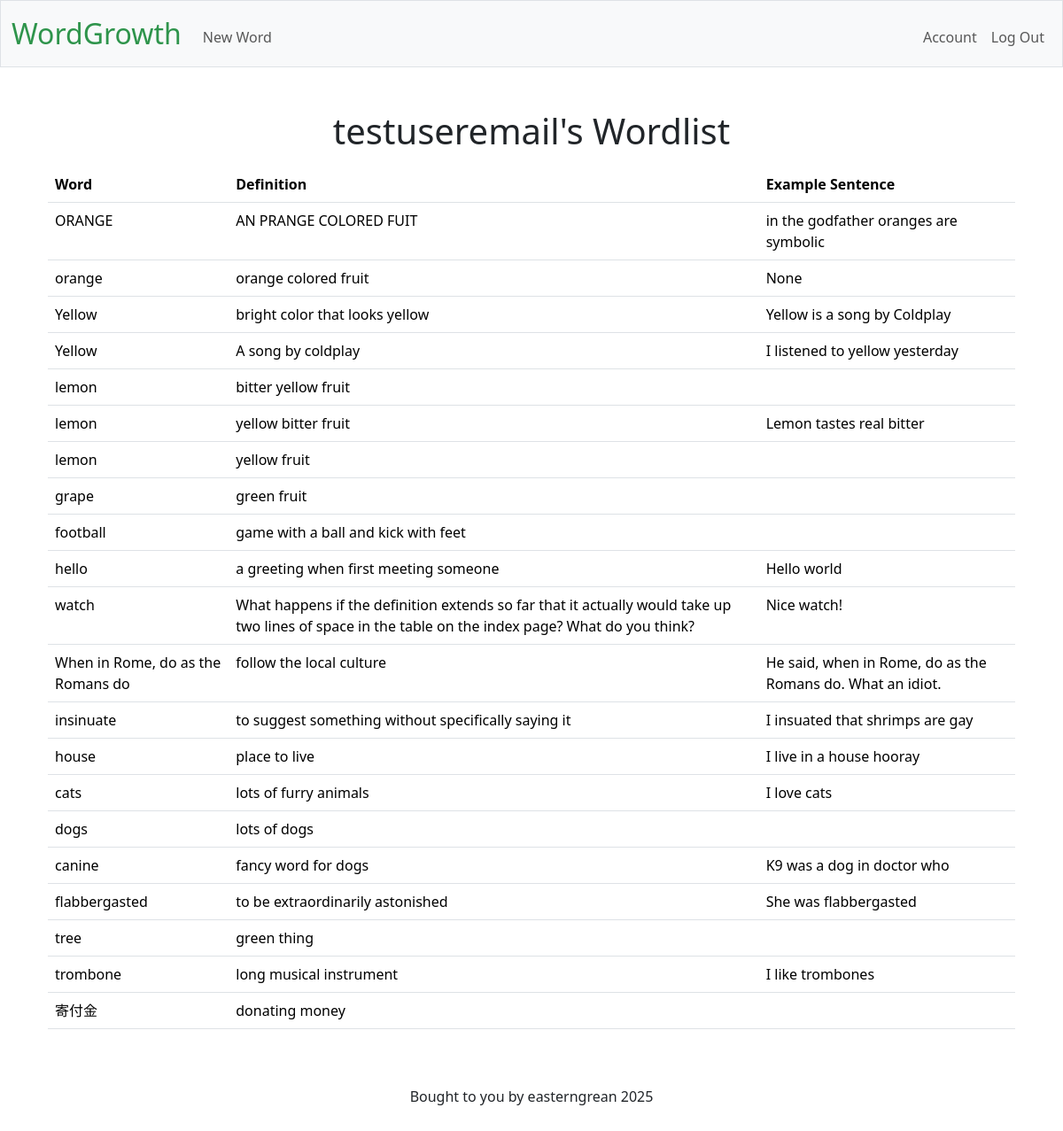
Page / (signed in) on the earlier database version.
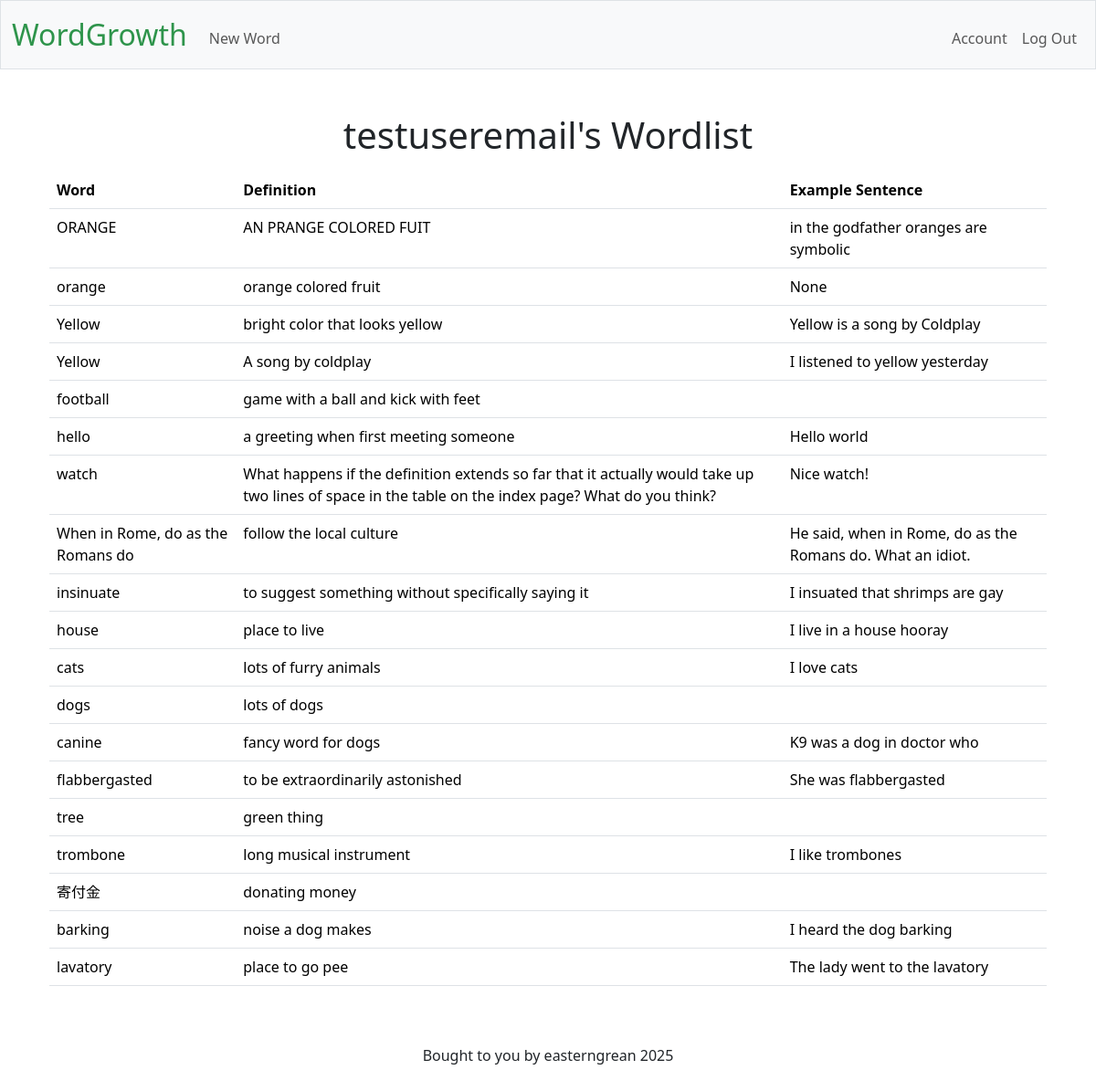
Same page on the later database version.
### tables this page shows
CREATE TABLE users (id INTEGER PRIMARY KEY AUTOINCREMENT, username VARCHAR(22) NOT NULL UNIQUE, email TEXT UNIQUE, password_hash VARCHAR(20) NOT NULL);

CREATE TABLE "vocabulary" (id INTEGER PRIMARY KEY AUTOINCREMENT, user_id INTEGER, word TEXT NOT NULL, definition TEXT, notes TEXT, example_sentence TEXT, example_media TEXT, media_type TEXT, article_excerpt TEXT, FOREIGN KEY (user_id) REFERENCES users(id));

### app.py (the view)
@app.route("/")
def show_words():
    conn = get_db_connection()
    cursor = conn.cursor()
    if not session.get("user_id"):
        return redirect(url_for("login"))
    else:
        cursor.execute(
            "SELECT * FROM users WHERE id = ?", [session['user_id']]
            )
        user = cursor.fetchone()
        cursor.execute(
            "SELECT * FROM vocabulary WHERE user_id = ?", [session['user_id']]
            )
        rows = cursor.fetchall()
        return render_template("index.html", rows=rows, user=user)

### app.py (called while the page is built)
@app.teardown_appcontext
def close_db_connection(exception):
    db = g.pop('db', None)
    if db is not None:
        db.close()

### helpers.py (called while the page is built)
def get_db_connection():
    if 'db' not in g:
        g.db = sqlite3.connect(DATABASE)
        g.db.execute("PRAGMA foreign_keys = ON")  # Enables foreign key checks
        g.db.row_factory = sqlite3.Row # enables dictionaries to be returned not just tuples
    return g.db

### templates/index.html (shortened to what this page needs)
{% extends "layout.html" %}
{% block main %}
    <div class="container" mb-3><h1>{{ user["username"] }}'s Wordlist</h1></div>
    <div class="container mt-3">
        <table class="table table-hover">
            <thead>
                <tr>
                    <th class="text-start">Word</th>
                    <th class="text-start">Definition</th>
                    <th class="text-start">Example Sentence</th>
                </tr>
            </thead>
            <tbody>
                {% for row in rows %}
                <tr class="clickable-row" data-href="{{ url_for('word_view', word_id=row['id']) }}">
                    <td class="text-start">{{ row["word"] }}</td>
                    <td class="text-start">{{ row["definition"] }}</td>
                    <td class="text-start">{{ row["example_sentence"] }}</td>
                </tr>
                {% endfor %}
            </tbody>
        </table>
    </div>
{% endblock %}

### templates/layout.html (shortened to what this page needs)
<!DOCTYPE html>
<html lang="en">
    <head>
        <link rel="stylesheet" href="/static/styles.css">
        <link href="https://cdn.jsdelivr.net/npm/bootstrap@5.3.3/dist/css/bootstrap.min.css" rel="stylesheet"
>
    </head>
    <body>
        <nav class="bg-light border navbar navbar-expand-md navbar-light">
            <div class="container-fluid">
                <a class="navbar-brand" href="/"><span class="green">WordGrowth</span></a>
                <div class="collapse navbar-collapse" id="navbar">
                    {% if session["user_id"] %}
                        <ul class="navbar-nav me-auto mt-2">
                            <li class="nav-item"><a class="nav-link" href="/new_word">New Word</a></li>
                        </ul>
                        <ul class="navbar-nav ms-auto mt-2">
                            <li class="nav-item"><a class="nav-link" href="/account">Account</a></li>
                            <li class="nav-item"><a class="nav-link" href="/logout">Log Out</a></li>
                        </ul>
                    {% else %}
                        <ul class="navbar-nav ms-auto mt-2">
                            <li class="nav-item"><a class="nav-link" href="/register">Register</a></li>
                            <li class="nav-item"><a class="nav-link" href="/login">Log In</a></li>
                        </ul>
                    {% endif %}
                </div>
            </div>
        </nav>
        <main class="container py-5 text-center">
            {% block main %}{% endblock %}
        </main>
    </body>
    <footer class="mb-5">
        <p class="text-center">Bought to you by easterngrean 2025</p>
    </footer>
</html>

### static/styles.css (style rules this page uses)
nav .navbar-brand { font-size: xx-large; }
nav .navbar-brand .green { color: #2e944b; }

Differences in the rows shown:
removed vocabulary: word "lemon", definition "bitter yellow fruit"
removed vocabulary: word "lemon", definition "yellow bitter fruit", example_sentence "Lemon tastes real bitter"
removed vocabulary: word "lemon", definition "yellow fruit"
removed vocabulary: word "grape", definition "green fruit"
added vocabulary: word "barking", definition "noise a dog makes", example_sentence "I heard the dog barking"
added vocabulary: word "lavatory", definition "place to go pee", example_sentence "The lady went to the lavatory"
